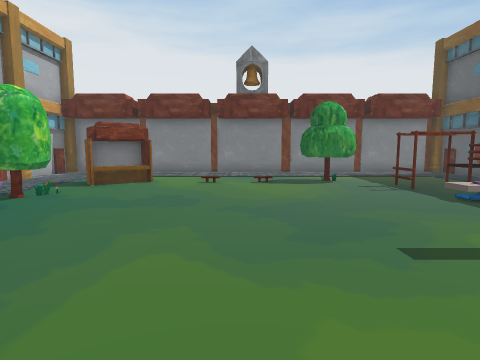
view 1 (above)

13 first-person views from a walk through a scene from a Unity 3-D project. The camera is 1.3 m above the floor, tilts 6° down and sees 80° across. The floor is counted in squares, 1 m on a side. Each view is taken from the middle of a square. On the plan, view 1 faces up. The plan holds only what a view shows up to about 13 squares ahead; the rest is blank. The place goes on beyond the plan. Some surface patterns are stand-ins.

view 2
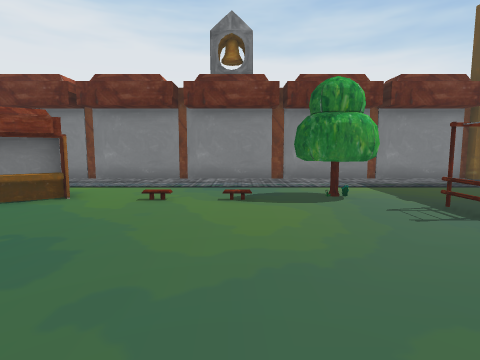

view 3
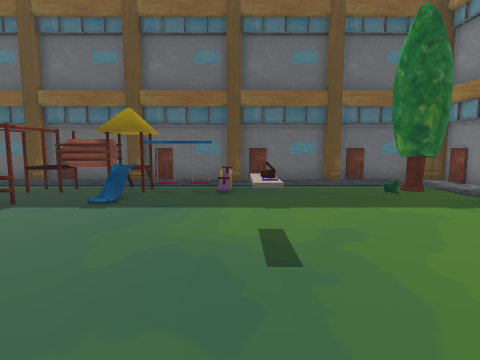

view 4
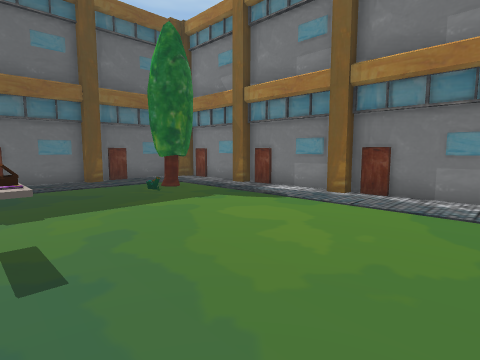

view 5
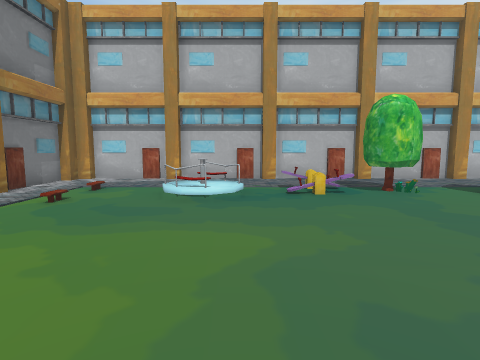

view 6
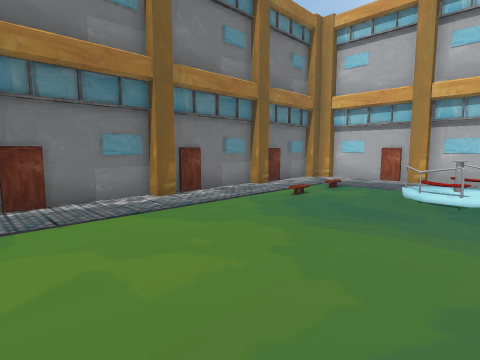

view 7
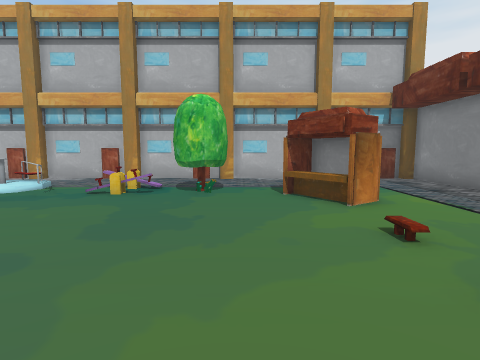

view 8
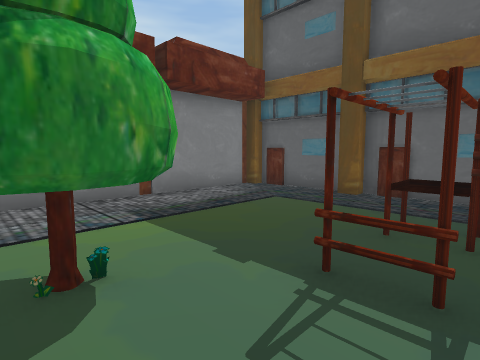

view 9
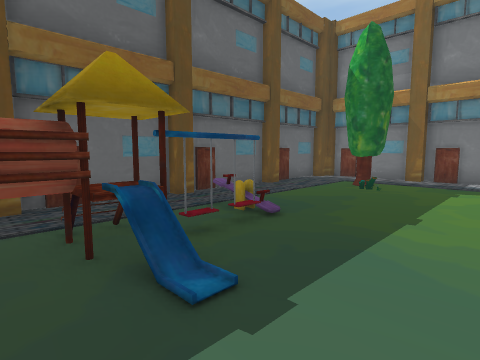

view 10
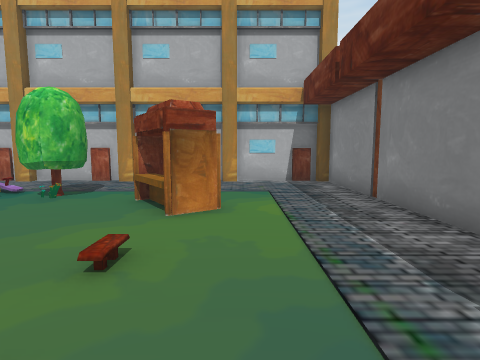

view 11
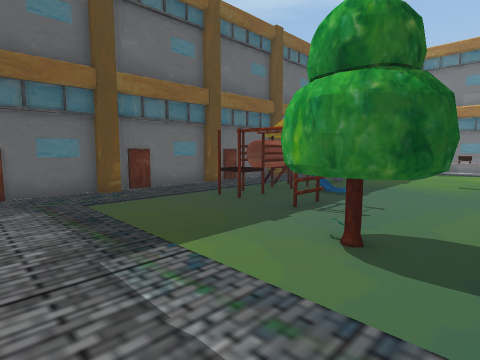

view 12
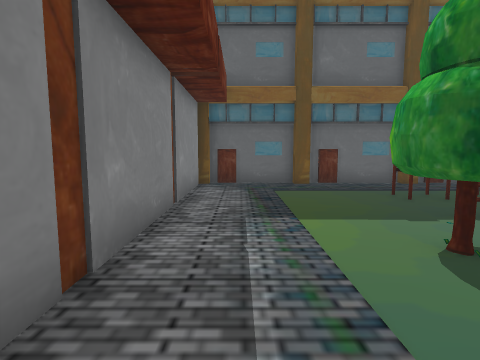

view 13
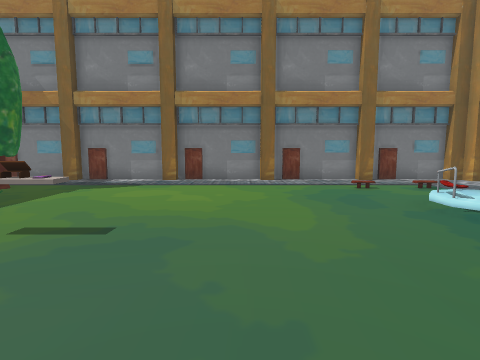

### Floor plan
Key: @ floor where view 1 was taken; # wall or solid block; . floor; / step, stairs or slope; = window, fence, low wall or low ledge; ^ raised ledge; O other object.
Columns run from 10 left of view 1 to 12 right of it. Each row starts with its distance up from view 1.
 17 ######################
 16 #....................##
 15 #.....................#
 14 #.....................#
 13 #............OO......##
 12 #....##......OOO.....##
 11 #...###......OO.......#
 10 #...............=.^...#
  9 #.................#..##
  8 #..OOO...........##=.##
  7 #...O.............#=.##
  6 #...==............#...#
  5 #...=.............#=..#
  4 #............OO...==.##
  3 #...=................##
  2 #...=O................#
  1 #.  /=................#
  0 #.........@..........##
 -1 #................OO..##
 -2 #.................OO..#
 -3 #.....................#
 -4 ##..##..##..##..##..###
 -5  #####################

Where each view was taken, in squares from view 1:
view 1: 0 up, 0 right, facing up
view 2: 4 up, 1 right, facing up
view 3: 4 up, 1 left, facing right
view 4: 4 up, 1 left, facing down-right
view 5: 3 up, 3 right, facing left
view 6: 3 up, 3 right, facing down-left
view 7: 9 up, 3 right, facing left
view 8: 9 up, 3 right, facing up-right
view 9: 9 up, 4 right, facing down-right
view 10: 13 up, 2 right, facing left
view 11: 16 up, 2 right, facing down-right
view 12: 15 up, 0 right, facing right
view 13: 8 up, 0 right, facing down
